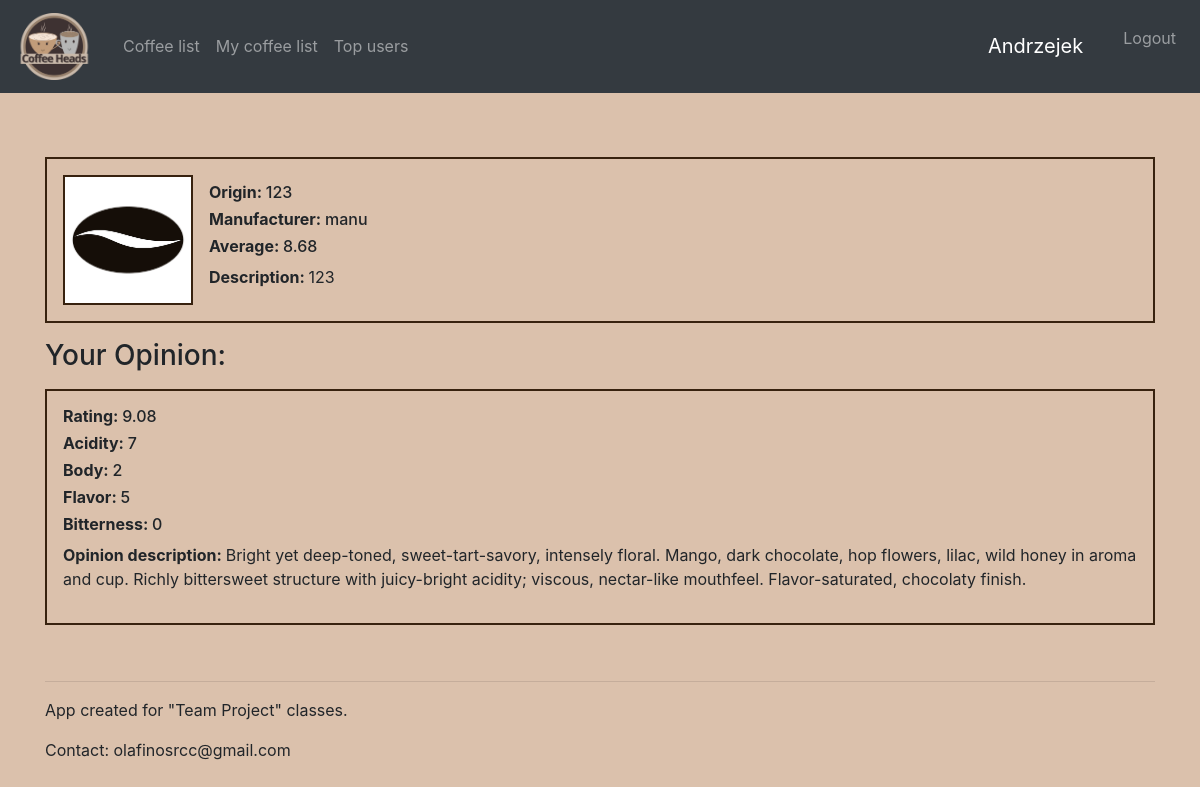
The page /coffeeheads/my_coffee/87 (signed in) on the database its author committed.
### coffeeheads/models.py (models this page shows, shortened)
class UserCoffee(models.Model):
    coffee = models.ForeignKey(Coffee, on_delete=models.CASCADE, blank=True)
    owner = models.ForeignKey(User, on_delete=models.CASCADE, null=True)
    add_date = models.DateField(
        default=timezone.now().strftime("%Y-%m-%d")
    )
    opinion = models.OneToOneField(Opinion, on_delete=models.CASCADE)
    class Meta:
        ordering = ["-add_date"]

class Coffee(models.Model):
    name = models.CharField(max_length=250, help_text="Enter full name of coffee")
    origin = models.CharField(max_length=100, help_text="Enter coffee origin")
    manufacturer = models.CharField(max_length=150, help_text="Enter coffee manufacturer")
    description = models.TextField(blank=True, help_text="Enter coffee description")
    average = models.FloatField(blank=True, default=0.0)
    reviewed_by = models.IntegerField(default=0, blank=True)
    image = models.ImageField(
        upload_to="img", default="img/default_coffee.jpg", null=True, blank=True
    )
    estimated_price = models.FloatField(default=0,blank=True)
    add_date = models.DateField(
        default=timezone.now().strftime("%Y-%m-%d"),
    )
    class Meta:
        verbose_name = "coffee"
        ordering = ['name']

class Opinion(models.Model):
    coffee = models.ForeignKey(Coffee, on_delete=models.CASCADE)
    rating = models.FloatField(
        default=0.0, help_text="Enter coffee rating in scale 0-10"
    )
    opinion = models.TextField(
        blank=True, help_text="Describe your impressions with this coffee"
    )
    user = models.ForeignKey(User, on_delete=models.CASCADE)
    acidity = models.IntegerField(default=0)
    body = models.IntegerField(default=0)
    flavor = models.IntegerField(default=0)
    bitterness = models.IntegerField(default=0)

### coffeeheads/views.py (the view)
@method_decorator(login_required(login_url="/login/"), name="dispatch")
class UserCoffeeHistoryDetail(View):
    def get(self, request: HttpRequest, pk, format=None) -> HttpResponse:
        user_coffee = UserCoffee.objects.get(pk=pk, owner=request.user)
        coffee_opinion = self._get_opinion(user_coffee.coffee, request.user)
        context = {"user_coffee": user_coffee, "coffee_opinion": coffee_opinion}
        return render(request, "user_coffee_detail.html", context=context)
    def _get_opinion(self, coffee: Coffee, user: "User"):
        try:
            coffee_opinions = Opinion.objects.get(user =user, coffee = coffee)
        except Opinion.DoesNotExist:
            coffee_opinions = None
        return coffee_opinions

### templates/user_coffee_detail.html (shortened to what this page needs)
{% extends 'base.html' %}
{% block content %}
    <div class="container p-3 my-3 " style="border:2px solid #38220f;">
        <div class="media">
        <img src={{ user_coffee.coffee.image.url }} class="align-self-start mr-3" style="border:2px solid #38220f;width:130px;height:130px"/>
   <div class="media-body">
       <h6 class="mt-0"><strong>Origin: </strong>{{ user_coffee.coffee.origin }}</h6>
       <h6 class="mt-0"><strong>Manufacturer: </strong>{{ user_coffee.coffee.manufacturer }}</h6>
       <h6 class="mt-0"><strong>Average: </strong>{{ user_coffee.coffee.average|floatformat:-2  }}</h6>
    <p><strong>Description: </strong>{{ user_coffee.coffee.description }}</p>
  </div>
    </div>
    </div>
<h3>Your Opinion:</h3>
<div class="container p-3 my-3 " style="border:2px solid #38220f;">
        <div class="media">
            <div class="media-body">
                <h6 class="mt-0"><strong>Rating: </strong>{{ coffee_opinion.rating|floatformat:-2  }}</h6>
                <h6 class="mt-0"><strong>Acidity: </strong>{{ coffee_opinion.acidity }}</h6>
                <h6 class="mt-0"><strong>Body: </strong>{{ coffee_opinion.body }}</h6>
                <h6 class="mt-0"><strong>Flavor: </strong>{{ coffee_opinion.flavor }}</h6>
                <h6 class="mt-0"><strong>Bitterness: </strong>{{ coffee_opinion.bitterness }}</h6>
                <p><strong>Opinion description: </strong>{{ coffee_opinion.opinion }}</p>
  </div>
    </div>
    </div>
{% endblock %}

### templates/base.html (shortened to what this page needs)
<!doctype html>
{% load static %}
<html lang="en">
  <head>
    <link rel="stylesheet" href="https://cdn.jsdelivr.net/npm/bootstrap@4.5.3/dist/css/bootstrap.min.css">
  </head>
  <body>
  <nav class="navbar navbar-expand-lg navbar-dark bg-dark ">
  <a class="navbar-brand" href="{% url 'coffeeheads' %}">
          <img src="/static/image/Logo.png" width="75" alt="" class="d-inline-block align-middle mr-2">
  </a>
  <div class="collapse navbar-collapse" id="navbarSupportedContent">
    <ul class="navbar-nav mr-auto">
      <li class="nav-item">
        <a class="nav-link" href="{% url 'coffee_list' %}">Coffee list</a>
      </li>
      {% if user.is_authenticated %}
      <li class="nav-item">
        <a class="nav-link" href="{% url 'user_coffee_list' pk=user.pk %}">My coffee list</a>
      </li>
      <li class="nav-item">
       <a class="nav-link" href="{% url 'top_users_list' %}">Top users</a>
      </li>
      {% endif %}
    </ul>
    <ul class="navbar-nav mr-sm 2">
      {% if user.is_authenticated %}
      <li class="navbar navbar-dark bg-dark">
        <span class="navbar-brand ">{{ user.username}}</span>
      </li>
        <li class="nav-item">
        <a class="nav-link" href="{% url 'logout' %}">Logout</a>
        </li>
      {% else %}
      <li class="nav-item">
        <a class="nav-link" href="{% url 'signup' %}">Create account</a>
      </li>
      <li class="nav-item">
        <a class="nav-link" href="{% url 'login' %}">Login</a>
      {% endif %}
    </ul>
  </div>
</nav>
        <div class="container">
        {% block content %}
        {% endblock %}
        </div>
  <br>
 <footer class="footer bottom container">
        <hr>
        <p>App created for "Team Project" classes.</p>
        <p>Contact: olafinosrcc@gmail.com</p>
</footer>
  </body>
</html>

### templates/base.html (style rules this page uses)
body { background: #dbc1ac !important; }

### rows shown on the page
UserCoffee: coffee.image (placeholder picture), coffee.origin "123", coffee.manufacturer "manu", coffee.average "8.68", coffee.description "123"
Opinion: rating "9.08", acidity "7", body "2", flavor "5", bitterness "0", opinion "Bright yet deep-toned, sweet-tart-savory, intensely floral. Mango, dark chocolate, hop flowers, lilac, wild honey in aroma and cup. Richly bittersweet structure with juicy-bright acidity; viscous, nectar-like mouthfeel. Flavor-saturated, chocolaty finish."

### other values the page prints
{{ user.username }} "Andrzejek"
